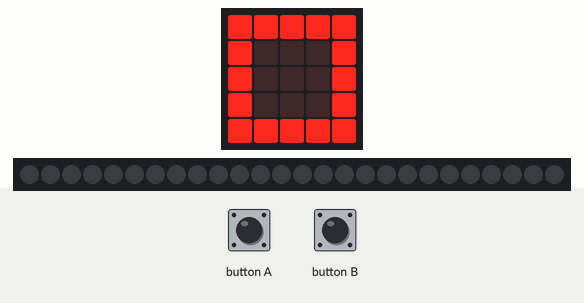
Bench run of a program on a simulated BBC micro:bit (MakeCode). On the bench: the board's 5×5 LED display, 26 RGB LEDs in strip order, left to right. Inputs (shaded band) come from the test bench. Dim RGB values are drawn brighter than linear; the 48×5 strip is a reading aid, not a part: it shows the text the display is scrolling, unrolled, one strip-width of it at a time.

Above: at 1.8 s.
1.9 s: button B pressed for 0.15 s
At 3.5 s:
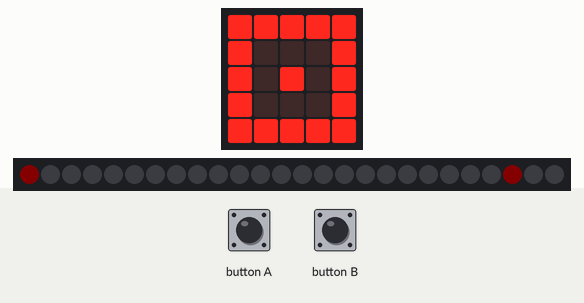
5.0 s: button A pressed for 0.15 s
At 5.5 s:
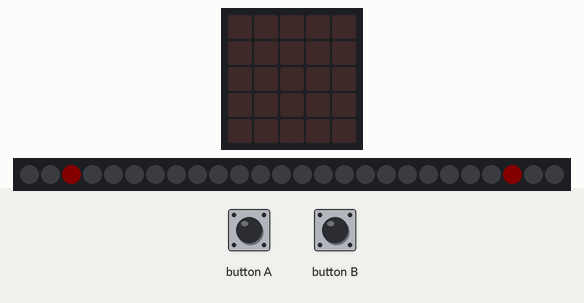
5.7 s: button B pressed for 0.15 s
At 10.8 s:
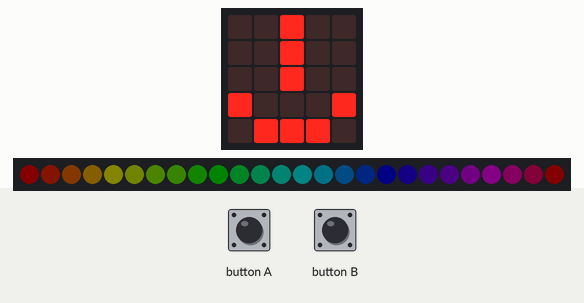
11.3 s: button A pressed for 0.15 s
At 13.6 s:
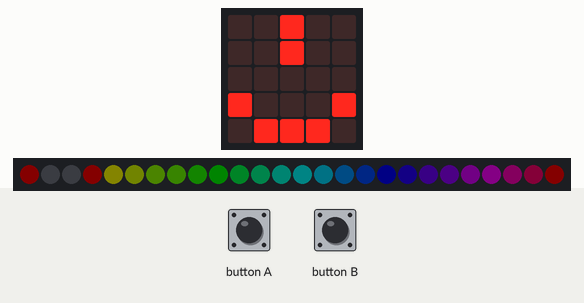
14.4 s: button A pressed for 0.15 s
At 14.88 s:
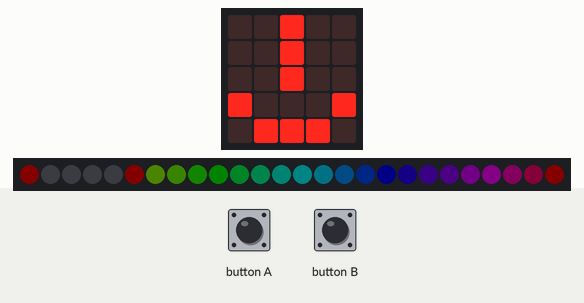
18.1 s: button B pressed for 0.15 s
At 21.6 s:
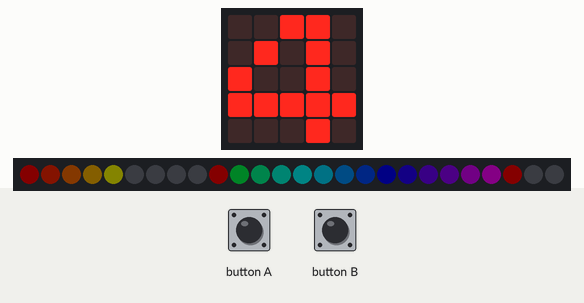
Timing chart, 0 to 23.1 s (numbered marks = the images above; inputs shaded):
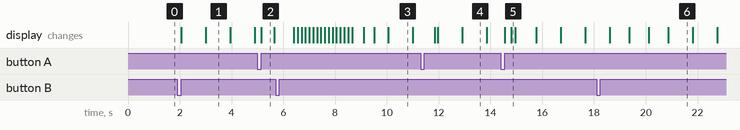

The program:

main.ts
```typescript
input.onButtonPressed(Button.A, function () {
    basic.clearScreen()
    basic.showLeds(`
        . . # . .
        . . # . .
        . . . . .
        # . . . #
        . # # # .
        `)
    strip.showRainbow(1, 360)
    start = true
    lauf = input.runningTime()
})
function ledkreis () {
    strip.setPixelColor(23, neopixel.colors(NeoPixelColors.Red))
    strip.setPixelColor(25, neopixel.colors(NeoPixelColors.Black))
    strip.setPixelColor(26, neopixel.colors(NeoPixelColors.Black))
    strip.setPixelColor(24, neopixel.colors(NeoPixelColors.Black))
    zeit = ende - lauf
    led2 = Math.trunc(zeit / 1000)
    strip.show()
    for (let Index = 0; Index <= 23; Index++) {
        strip.setPixelColor(Index, neopixel.colors(NeoPixelColors.Red))
        basic.pause(950)
        strip.setPixelColor(Index - 1, neopixel.colors(NeoPixelColors.Black))
        strip.show()
        led.toggle(2, 2)
        if (led2 == Index) {
            basic.showNumber(led2)
            basic.showString(".")
            basic.showNumber(zeit % 100)
            break;
        }
    }
}
input.onButtonPressed(Button.B, function () {
    start = false
    ende = input.runningTime()
    ledkreis()
})
let led2 = 0
let ende = 0
let zeit = 0
let lauf = 0
let start = false
let strip: neopixel.Strip = null
basic.showIcon(IconNames.Square)
strip = neopixel.create(DigitalPin.P2, 26, NeoPixelMode.RGB)
strip.setBrightness(8)
```

test.ts
```typescript
// Hier kann man Tests durchführen; diese Datei wird nicht kompiliert, wenn dieses Paket als Erweiterung verwendet wird.
```

Measured:
- after the input at 5.0 s, the display: changes after 0.15 s (image 2)
- after the input at 5.7 s, the display: first differs from a run without the input after 4.4 s (image 3)
- what the display in image 1 shows lasts 1.0 s, from 3.0 s to 4.0 s
- what the display in image 2 shows lasts 0.5 s, from 5.2 s to 5.7 s
